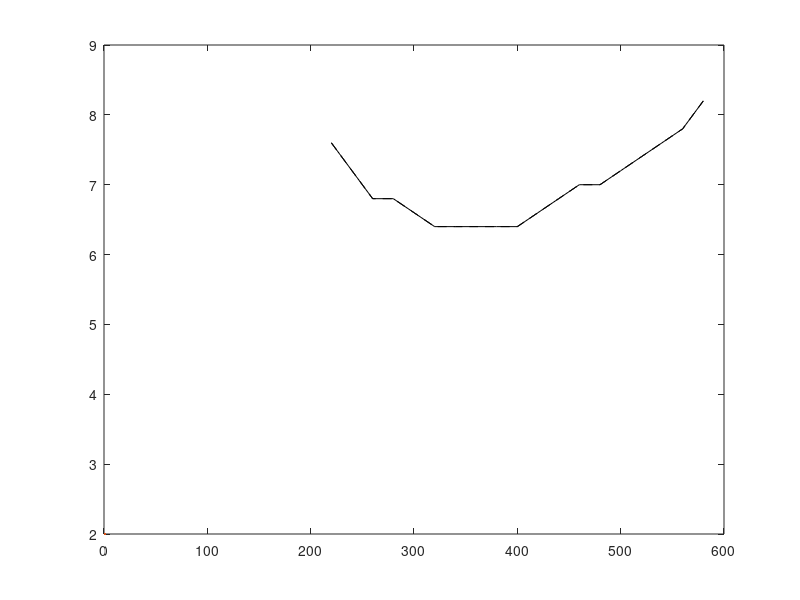

This figure's MATLAB source: (Note: this script raises an error after producing the figure.)
clear;clc;close all;
load("lin_frf.mat")

freq = 4:0.2:20;
dist = zeros(1,length((frf)));
mag = zeros(1,length((frf)));
wd = zeros(1,length((frf)));
for i = 1:length(frf)
    dist(i) = frf{i}.dist;
    [mag_i,idx] = max(abs(frf{i}.io1));
    mag(i) = mag_i;
    wd(i) = freq(idx);
end
plot(dist,wd,"k-",LineWidth=2)
load("lin_frf.mat")

freq = 4:0.2:20;
dist = zeros(1,length((frf)));
mag = zeros(1,length((frf)));
wd = zeros(1,length((frf)));
for i = 1:length(frf)
    dist(i) = frf{i}.dist;
    [mag_i,idx] = max(abs(frf{i}.io1));
    mag(i) = mag_i;
    wd(i) = freq(idx);
end
hold on;
plot(dist,wd,"k--",LineWidth=2)
title("Resonance Frequency in Different Directions",Interpreter="latex")
legend("$\theta$","radial",Interpreter="latex",Location="best")
xlabel("x [mm]",Interpreter="latex")
ylabel("$\omega_d$ [Hz]",Interpreter="latex")
saveas(gcf,"wd.svg")